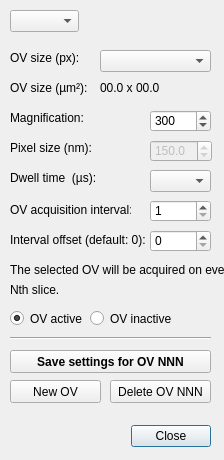
<?xml version="1.0" encoding="UTF-8"?>
<ui version="4.0">
 <class>overviewSettings</class>
 <widget class="QDialog" name="overviewSettings">
  <property name="windowModality">
   <enum>Qt::ApplicationModal</enum>
  </property>
  <property name="geometry">
   <rect>
    <x>0</x>
    <y>0</y>
    <width>224</width>
    <height>460</height>
   </rect>
  </property>
  <property name="windowTitle">
   <string>Overview Setup</string>
  </property>
  <widget class="QDialogButtonBox" name="buttonBox">
   <property name="geometry">
    <rect>
     <x>30</x>
     <y>420</y>
     <width>181</width>
     <height>32</height>
    </rect>
   </property>
   <property name="orientation">
    <enum>Qt::Horizontal</enum>
   </property>
   <property name="standardButtons">
    <set>QDialogButtonBox::Close</set>
   </property>
  </widget>
  <widget class="QLabel" name="label_7">
   <property name="geometry">
    <rect>
     <x>10</x>
     <y>110</y>
     <width>111</width>
     <height>16</height>
    </rect>
   </property>
   <property name="text">
    <string>Magnification:</string>
   </property>
  </widget>
  <widget class="QLabel" name="label_9">
   <property name="geometry">
    <rect>
     <x>10</x>
     <y>170</y>
     <width>111</width>
     <height>16</height>
    </rect>
   </property>
   <property name="text">
    <string>Dwell time  (µs):</string>
   </property>
  </widget>
  <widget class="QComboBox" name="comboBox_dwellTime">
   <property name="geometry">
    <rect>
     <x>150</x>
     <y>170</y>
     <width>61</width>
     <height>22</height>
    </rect>
   </property>
   <property name="layoutDirection">
    <enum>Qt::LeftToRight</enum>
   </property>
  </widget>
  <widget class="QComboBox" name="comboBox_OVSelector">
   <property name="geometry">
    <rect>
     <x>10</x>
     <y>10</y>
     <width>69</width>
     <height>22</height>
    </rect>
   </property>
  </widget>
  <widget class="QComboBox" name="comboBox_frameSize">
   <property name="geometry">
    <rect>
     <x>100</x>
     <y>50</y>
     <width>111</width>
     <height>22</height>
    </rect>
   </property>
   <property name="layoutDirection">
    <enum>Qt::LeftToRight</enum>
   </property>
  </widget>
  <widget class="QLabel" name="label_10">
   <property name="geometry">
    <rect>
     <x>10</x>
     <y>50</y>
     <width>81</width>
     <height>16</height>
    </rect>
   </property>
   <property name="text">
    <string>OV size (px):</string>
   </property>
  </widget>
  <widget class="QSpinBox" name="spinBox_magnification">
   <property name="geometry">
    <rect>
     <x>150</x>
     <y>110</y>
     <width>61</width>
     <height>22</height>
    </rect>
   </property>
   <property name="minimum">
    <number>30</number>
   </property>
   <property name="maximum">
    <number>3000</number>
   </property>
   <property name="singleStep">
    <number>10</number>
   </property>
   <property name="value">
    <number>300</number>
   </property>
  </widget>
  <widget class="QLabel" name="label_frameSize">
   <property name="geometry">
    <rect>
     <x>100</x>
     <y>80</y>
     <width>71</width>
     <height>16</height>
    </rect>
   </property>
   <property name="text">
    <string>00.0 x 00.0</string>
   </property>
  </widget>
  <widget class="QLabel" name="label_4">
   <property name="geometry">
    <rect>
     <x>10</x>
     <y>80</y>
     <width>81</width>
     <height>16</height>
    </rect>
   </property>
   <property name="text">
    <string>OV size (µm²): </string>
   </property>
  </widget>
  <widget class="QLabel" name="label_oi">
   <property name="geometry">
    <rect>
     <x>10</x>
     <y>200</y>
     <width>121</width>
     <height>20</height>
    </rect>
   </property>
   <property name="text">
    <string>OV acquisition interval:</string>
   </property>
  </widget>
  <widget class="QSpinBox" name="spinBox_acqInterval">
   <property name="geometry">
    <rect>
     <x>150</x>
     <y>200</y>
     <width>61</width>
     <height>22</height>
    </rect>
   </property>
   <property name="minimum">
    <number>1</number>
   </property>
   <property name="maximum">
    <number>1000</number>
   </property>
  </widget>
  <widget class="Line" name="line">
   <property name="geometry">
    <rect>
     <x>10</x>
     <y>330</y>
     <width>201</width>
     <height>16</height>
    </rect>
   </property>
   <property name="orientation">
    <enum>Qt::Horizontal</enum>
   </property>
  </widget>
  <widget class="QLabel" name="label_expl1">
   <property name="geometry">
    <rect>
     <x>10</x>
     <y>260</y>
     <width>221</width>
     <height>20</height>
    </rect>
   </property>
   <property name="text">
    <string>The selected OV will be acquired on every</string>
   </property>
  </widget>
  <widget class="QLabel" name="label_expl2">
   <property name="geometry">
    <rect>
     <x>10</x>
     <y>280</y>
     <width>151</width>
     <height>20</height>
    </rect>
   </property>
   <property name="text">
    <string>Nth slice. </string>
   </property>
  </widget>
  <widget class="QPushButton" name="pushButton_addOV">
   <property name="geometry">
    <rect>
     <x>10</x>
     <y>380</y>
     <width>91</width>
     <height>23</height>
    </rect>
   </property>
   <property name="text">
    <string>New OV</string>
   </property>
  </widget>
  <widget class="QPushButton" name="pushButton_save">
   <property name="geometry">
    <rect>
     <x>10</x>
     <y>350</y>
     <width>201</width>
     <height>23</height>
    </rect>
   </property>
   <property name="font">
    <font>
     <weight>75</weight>
     <bold>true</bold>
    </font>
   </property>
   <property name="text">
    <string>Save settings for OV NNN</string>
   </property>
  </widget>
  <widget class="QPushButton" name="pushButton_deleteOV">
   <property name="geometry">
    <rect>
     <x>110</x>
     <y>380</y>
     <width>101</width>
     <height>23</height>
    </rect>
   </property>
   <property name="text">
    <string>Delete OV NNN</string>
   </property>
  </widget>
  <widget class="QLabel" name="label_oi_2">
   <property name="geometry">
    <rect>
     <x>10</x>
     <y>230</y>
     <width>141</width>
     <height>20</height>
    </rect>
   </property>
   <property name="text">
    <string>Interval offset (default: 0):</string>
   </property>
  </widget>
  <widget class="QSpinBox" name="spinBox_acqIntervalOffset">
   <property name="geometry">
    <rect>
     <x>150</x>
     <y>230</y>
     <width>61</width>
     <height>22</height>
    </rect>
   </property>
   <property name="minimum">
    <number>0</number>
   </property>
   <property name="maximum">
    <number>1000</number>
   </property>
   <property name="value">
    <number>0</number>
   </property>
  </widget>
  <widget class="QLabel" name="label_8">
   <property name="geometry">
    <rect>
     <x>10</x>
     <y>140</y>
     <width>111</width>
     <height>16</height>
    </rect>
   </property>
   <property name="text">
    <string>Pixel size (nm):</string>
   </property>
  </widget>
  <widget class="QDoubleSpinBox" name="doubleSpinBox_pixelSize">
   <property name="enabled">
    <bool>false</bool>
   </property>
   <property name="geometry">
    <rect>
     <x>150</x>
     <y>140</y>
     <width>62</width>
     <height>22</height>
    </rect>
   </property>
   <property name="decimals">
    <number>1</number>
   </property>
   <property name="minimum">
    <double>5.000000000000000</double>
   </property>
   <property name="maximum">
    <double>10000.000000000000000</double>
   </property>
   <property name="value">
    <double>150.000000000000000</double>
   </property>
  </widget>
  <widget class="QRadioButton" name="radioButton_inactive">
   <property name="geometry">
    <rect>
     <x>90</x>
     <y>310</y>
     <width>82</width>
     <height>17</height>
    </rect>
   </property>
   <property name="text">
    <string>OV inactive</string>
   </property>
  </widget>
  <widget class="QRadioButton" name="radioButton_active">
   <property name="geometry">
    <rect>
     <x>10</x>
     <y>310</y>
     <width>82</width>
     <height>17</height>
    </rect>
   </property>
   <property name="text">
    <string>OV active</string>
   </property>
   <property name="checked">
    <bool>true</bool>
   </property>
  </widget>
 </widget>
 <tabstops>
  <tabstop>comboBox_OVSelector</tabstop>
  <tabstop>comboBox_frameSize</tabstop>
  <tabstop>spinBox_magnification</tabstop>
  <tabstop>comboBox_dwellTime</tabstop>
  <tabstop>spinBox_acqInterval</tabstop>
  <tabstop>spinBox_acqIntervalOffset</tabstop>
  <tabstop>pushButton_save</tabstop>
  <tabstop>pushButton_addOV</tabstop>
  <tabstop>pushButton_deleteOV</tabstop>
 </tabstops>
 <resources/>
 <connections>
  <connection>
   <sender>buttonBox</sender>
   <signal>accepted()</signal>
   <receiver>overviewSettings</receiver>
   <slot>accept()</slot>
   <hints>
    <hint type="sourcelabel">
     <x>248</x>
     <y>254</y>
    </hint>
    <hint type="destinationlabel">
     <x>157</x>
     <y>274</y>
    </hint>
   </hints>
  </connection>
  <connection>
   <sender>buttonBox</sender>
   <signal>rejected()</signal>
   <receiver>overviewSettings</receiver>
   <slot>reject()</slot>
   <hints>
    <hint type="sourcelabel">
     <x>316</x>
     <y>260</y>
    </hint>
    <hint type="destinationlabel">
     <x>286</x>
     <y>274</y>
    </hint>
   </hints>
  </connection>
 </connections>
</ui>
